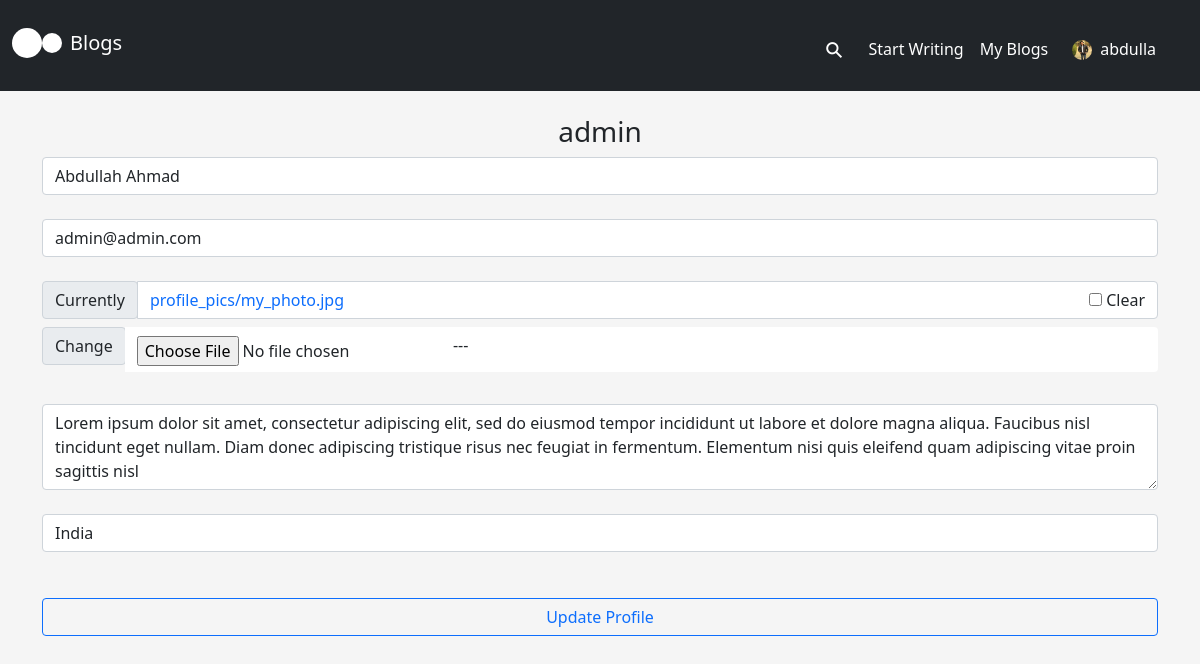
Page /update_profile/2/ (signed in) on the committed database.
### blog_app/models.py (models this page shows, shortened)
class Profile(models.Model):
    user = models.OneToOneField(User, on_delete=models.CASCADE)
    full_name = models.CharField(max_length=100, blank=True, null=True)
    email = models.EmailField(max_length=254, blank=True, null=True)
    location = models.CharField(max_length=100, blank=True, null=True)
    bio = models.TextField(blank=True, null=True)
    profile_pic = models.ImageField(upload_to='profile_pics',  blank=True, null=True)
    blogs = models.ManyToManyField(Blog, blank=True)
    date_joined = models.DateTimeField(auto_now_add=True, blank=True, null=True)

### blog_app/views.py (the view, shortened to what this page needs)
# urls.py: path('update_profile/<int:pk>/', views.UpdateProfile.as_view(), name='update_profile'),
class UpdateProfile(LoginRequiredMixin, View):
    def get(self, request, *args, **kwargs):
        profile = Profile.objects.get(id=kwargs['pk'])
        form = EditProfileForm(instance=profile)
        context = {'form': form, 'profile': profile}
        return render(request, 'blog_app/update_profile.html', context)

### blog_app/forms.py
class EditProfileForm(forms.ModelForm):
    helper = FormHelper()
    helper.form_show_labels = False
    full_name = forms.CharField(
        widget=forms.TextInput(
            attrs={
                'placeholder': 'Full Name'
            }
        )
    )
    email = forms.CharField(
        widget=forms.TextInput(
            attrs={
                'placeholder': 'Email'
            }
        )
    )
    location = forms.CharField(
        widget=forms.TextInput(
            attrs={
                'placeholder': 'Location'
            }
        )
    )
    bio = forms.CharField(
        widget=forms.Textarea(
            attrs={
                'rows': 3,
                'placeholder': 'Bio'
            }
        )
    )
    class Meta:
        model = Profile
        fields = ['full_name', 'email', 'location', 'bio', 'profile_pic']

### blog_app/templates/blog_app/update_profile.html (shortened to what this page needs)
{% extends 'blog_app/base.html' %}
{% load crispy_forms_tags %}
{% block content %}
    <div class="col-md-12">
        <div class="text-center">
            <h3>{{ profile.user }}</h3>
        </div>
        <form method="post" enctype="multipart/form-data">
                {{ form.full_name|as_crispy_field }}
                <br>
                {{ form.email|as_crispy_field }}
                <br>
                {{ form.profile_pic|as_crispy_field }}
                <br>
                {{ form.bio|as_crispy_field }}
                <br>
                {{ form.location|as_crispy_field }}
                <br>
            <div class="d-grid gap-2">
                <button class="btn btn-outline-primary" type="submit">Update Profile</button>
            </div>
        </form>
    </div>
{% endblock %}

### blog_app/templates/blog_app/base.html (shortened to what this page needs)
{% load static %}
<!DOCTYPE html>
<html lang="en">
<head>
    <link href="https://cdn.jsdelivr.net/npm/bootstrap@5.0.0-beta3/dist/css/bootstrap.min.css" rel="stylesheet">
    <link rel="stylesheet" href="https://cdnjs.cloudflare.com/ajax/libs/font-awesome/4.7.0/css/font-awesome.min.css">
    <link rel="stylesheet" href="{% static 'css/accounts.css' %}">
    <link rel="stylesheet" href="{% static 'css/blog_app.css' %}">
</head>
<nav class="navbar navbar-expand-lg bg-dark">
    <div class="container-fluid">
      <a href="{% url 'blogs' %}">
        <span class="big-dot"></span>
      </a>
      <a href="{% url 'blogs' %}">
        <span class="small-dot"></span>
      </a>
         <h4 class="p-2"><a class="navbar-brand text-white" href="{% url 'blogs' %}">Blogs</a></h4>
      <div class="collapse justify-content-end navbar-collapse" id="navbarNavAltMarkup">
        <div class="navbar-nav p-2">
          {% if user.is_authenticated %}
          <div class="search-container">
            <form action="{% url 'search_blogs' %}" method="POST" class=" mt-1">
              <label class="button searchbutton" for="searchright"><span class="mglass">&#9906;</span></label>
            </form>
          </div>
          <h6><a class="nav-link text-white mt-3" href="{% url 'write_blog' %}">Start Writing</a></h6>
          <h6><a class="nav-link text-white mt-3" href="{% url 'my_blogs' %}">My Blogs</a></h6>
          <div class="dropdown dropstart">
            <a class="text-white mt-4 mx-3" type="button" id="dropdownMenuButton1" data-bs-toggle="dropdown" aria-expanded="false">
              <div class='profile_icon'>
                <img src="{{ user.profile.profile_pic.url }}" width="20px" height="20px" style="border-radius: 50%;"/>
                <h6 class="px-2">{{ user.username }}</h6>
              </div>
            </a>
          </div>
          {% else %}
          <h6><a class="nav-link text-white mt-3" href="{% url 'login' %}">Log in</a></h6>
          <h6><a class="nav-link text-white mt-3" href="{% url 'signup' %}">Sign up</a></h6>
          {% endif %}
        </div>
      </div>
    </div>
</nav>
<br>
<body>
  <div class="container">
    <div class="row">
      {% block content %}
      {% endblock %}
    </div>
  </div>
</body>
</html>

### accounts/static/css/accounts.css (style rules this page uses)
.d-grid { margin-top: 2%; }
a { text-decoration: none; }
body { background-color: whitesmoke; }

### blog_app/static/css/blog_app.css (style rules this page uses)
.profile_icon { display: flex; }
.big-dot { height: 30px; width: 30px; background-color: #fff; border-radius: 50%; display: inline-block; }
.small-dot { height: 20px; width: 20px; background-color: #fff; border-radius: 50%; display: inline-block; }
.button { display: inline-block; margin: 4px 2px; font-size: 14px; padding-left: 32px; padding-right: 32px; height: 50px; line-height: 50px; text-align: center; color: white; text-decoration: none; cursor: pointer; -moz-user-select: none; -khtml-user-select: none; -webkit-user-select: none; -ms-user-select: none; user-select: none; }
.search-container { position: relative; display: inline-block; margin: 4px 2px; height: 50px; width: 50px; vertical-align: bottom; }
.mglass { display: inline-block; pointer-events: none; -webkit-transform: rotate(-45deg); -moz-transform: rotate(-45deg); -o-transform: rotate(-45deg); -ms-transform: rotate(-45deg); }
.searchbutton { position: absolute; font-size: 22px; width: 100%; margin: 0; padding: 0; }

### rows in the picture
Profile: user "admin", full_name "Abdullah Ahmad", email "admin@admin.com", bio "Lorem ipsum dolor sit amet, consectetur adipiscing elit, sed do eiusmod tempor incididunt ut labore et dolore magna aliqua. Faucibus nisl tincidunt eget nullam. Diam donec adipiscing tristique risus nec feugiat in fermentum. Elementum nisi quis eleifend quam adipiscing vitae proin sagittis nisl", location "India"

### other values in the picture
{{ user.username }} "abdulla"
